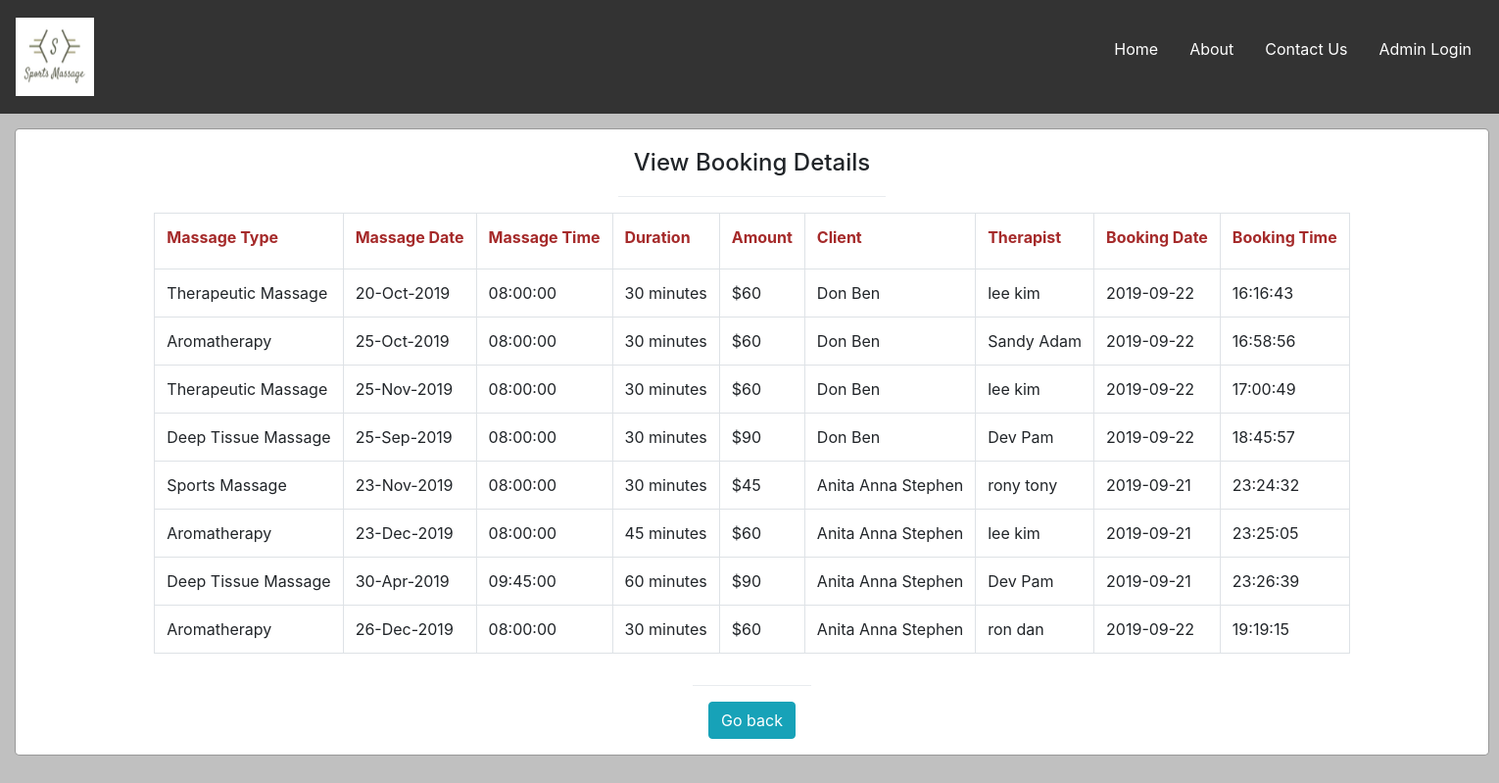
Screenshot of /ViewAllBookings.php with the database file from the repository.
### tables this page shows
CREATE TABLE `bookings` (
  `BookingId` int(11) NOT NULL,
  `Email` varchar(50) DEFAULT NULL,
  `MassageType` varchar(50) DEFAULT NULL,
  `Duration` int(11) DEFAULT NULL,
  `Amount` double DEFAULT NULL,
  `BookingDate` date DEFAULT NULL,
  `BookingTime` time DEFAULT NULL,
  `MessageForTherapist` varchar(100) DEFAULT NULL,
  `ServiceId` int(11) NOT NULL,
  `EmployeeId` int(11) NOT NULL,
  `BookedDate` date NOT NULL,
  `Bookedtime` time NOT NULL,
  `BookingStatus` varchar(20) NOT NULL
);

CREATE TABLE `userdetails` (
  `UserId` int(11) NOT NULL,
  `FirstName` tinytext NOT NULL,
  `LastName` tinytext NOT NULL,
  `Gender` tinytext DEFAULT NULL,
  `Email` varchar(50) NOT NULL,
  `Address` tinytext DEFAULT NULL,
  `Street` tinytext DEFAULT NULL,
  `Suburb` tinytext DEFAULT NULL,
  `City` tinytext DEFAULT NULL,
  `PO` int(11) DEFAULT NULL,
  `Mobile` bigint(20) NOT NULL,
  `DOB` date DEFAULT NULL,
  `Password` tinytext NOT NULL
);

CREATE TABLE `employeedetails` (
  `EmployeeId` int(11) NOT NULL,
  `Email` varchar(50) DEFAULT NULL,
  `FirstName` varchar(50) DEFAULT NULL,
  `LastName` varchar(50) DEFAULT NULL,
  `DOB` date NOT NULL,
  `Mobile` bigint(20) DEFAULT NULL,
  `IsAdmin` int(11) NOT NULL,
  `Password` varchar(50) DEFAULT NULL
);

### ViewAllBookings.php (the view, shortened to what this page needs)
<?php
require("heading.php");
require("admincheck.php");
$output = '';
$query = "select u.FirstName,u.LastName,e.FirstName AS 'EFName',e.LastName AS 'ELName',b.* from bookings b JOIN userdetails u ON b.Email=u.Email JOIN EmployeeDetails e
ON e.EmployeeId= b.EmployeeId
WHERE  b.BookingStatus<>'Cancelled'";
$result = mysqli_query($mysqli, $query);
?>
<html>
<head>
     <link rel="stylesheet" type="text/css" href="stylesheet.css">
     <link rel="stylesheet" href="css/bootstrap.min.css">
</head>
<body style="background-color:silver;">
     <div id="" class="container-view">
          <div class="" style="width:1505px">
               <div class="modal-content" style="align-items: center;">
                    <div class="modal-header">
                         <h4 class="modal-title">View Booking Details</h4>
                    </div>
                    <div class="modal-body">
                         <div class="table-responsive">
                              <table class="table table-bordered">
                                   <tr>
                                        <td><label>Massage Type</label></td>
                                        <td><label>Massage Date</label></td>
                                        <td><label>Massage Time</label></td>
                                        <td><label>Duration</label></td>
                                        <td><label>Amount</label></td>
                                        <td><label>Client</label></td>
                                        <td><label>Therapist</label></td>
                                        <td><label>Booking Date</label></td>
                                        <td><label>Booking Time</label></td>
                                   </tr>
                                   <?php
                                   while ($row = mysqli_fetch_array($result)) {
                                        $output .= '
                <tr>
                <td >' . $row["MassageType"] . '</td>
                     <td >' . date('d-M-Y',strtotime($row['BookedDate'])) . '</td>
                     <td >' . $row["Bookedtime"] . '</td>
                     <td >' . $row["Duration"] . ' minutes</td>
                     <td >$' . $row["Amount"] . '</td>
                     <td >' . $row["FirstName"] . ' ' . $row["LastName"] . '</td>
                     <td >' . $row["EFName"] . ' ' . $row["ELName"] . '</td>
                     <td >' . $row["BookingDate"] . '</td>
                     <td >' . $row["BookingTime"] . '</td>
                </tr>
               ';
                                   }
                                   echo $output;
                                   ?>
                              </table>
                         </div>
                    </div>
                    <div class="modal-footer">
                         <a href="AdminHome.php" class="btn btn-info">Go back</a>
                    </div>
               </div>
          </div>
     </div>
</body>

### stylesheet.css (style rules this page uses)
body { background-color: gray; }
label { font-weight: bold; color:brown; }
.btn { background-color: cadetblue; color: darkblue; }

### heading.php (style rules this page uses)
body { font-family: Arial, Helvetica, sans-serif; }

### ViewAllBookings.php (style rules this page uses)
.container-view { margin:15px; }

### rows the page displays
bookings: MassageType "Therapeutic Massage", BookedDate "20-Oct-2019", Bookedtime "08:00:00", Duration "30", Amount "60", userdetails.FirstName "Don", userdetails.LastName "Ben", EmployeeId.FirstName "lee", EmployeeId.LastName "kim", BookingDate "2019-09-22", BookingTime "16:16:43"
bookings: MassageType "Aromatherapy", BookedDate "25-Oct-2019", Bookedtime "08:00:00", Duration "30", Amount "60", userdetails.FirstName "Don", userdetails.LastName "Ben", EmployeeId.FirstName "Sandy", EmployeeId.LastName "Adam", BookingDate "2019-09-22", BookingTime "16:58:56"
bookings: MassageType "Therapeutic Massage", BookedDate "25-Nov-2019", Bookedtime "08:00:00", Duration "30", Amount "60", userdetails.FirstName "Don", userdetails.LastName "Ben", EmployeeId.FirstName "lee", EmployeeId.LastName "kim", BookingDate "2019-09-22", BookingTime "17:00:49"
bookings: MassageType "Deep Tissue Massage", BookedDate "25-Sep-2019", Bookedtime "08:00:00", Duration "30", Amount "90", userdetails.FirstName "Don", userdetails.LastName "Ben", EmployeeId.FirstName "Dev", EmployeeId.LastName "Pam", BookingDate "2019-09-22", BookingTime "18:45:57"
bookings: MassageType "Sports Massage", BookedDate "23-Nov-2019", Bookedtime "08:00:00", Duration "30", Amount "45", userdetails.FirstName "Anita Anna", userdetails.LastName "Stephen", EmployeeId.FirstName "rony", EmployeeId.LastName "tony", BookingDate "2019-09-21", BookingTime "23:24:32"
bookings: MassageType "Aromatherapy", BookedDate "23-Dec-2019", Bookedtime "08:00:00", Duration "45", Amount "60", userdetails.FirstName "Anita Anna", userdetails.LastName "Stephen", EmployeeId.FirstName "lee", EmployeeId.LastName "kim", BookingDate "2019-09-21", BookingTime "23:25:05"
bookings: MassageType "Deep Tissue Massage", BookedDate "30-Apr-2019", Bookedtime "09:45:00", Duration "60", Amount "90", userdetails.FirstName "Anita Anna", userdetails.LastName "Stephen", EmployeeId.FirstName "Dev", EmployeeId.LastName "Pam", BookingDate "2019-09-21", BookingTime "23:26:39"
bookings: MassageType "Aromatherapy", BookedDate "26-Dec-2019", Bookedtime "08:00:00", Duration "30", Amount "60", userdetails.FirstName "Anita Anna", userdetails.LastName "Stephen", EmployeeId.FirstName "ron", EmployeeId.LastName "dan", BookingDate "2019-09-22", BookingTime "19:19:15"
